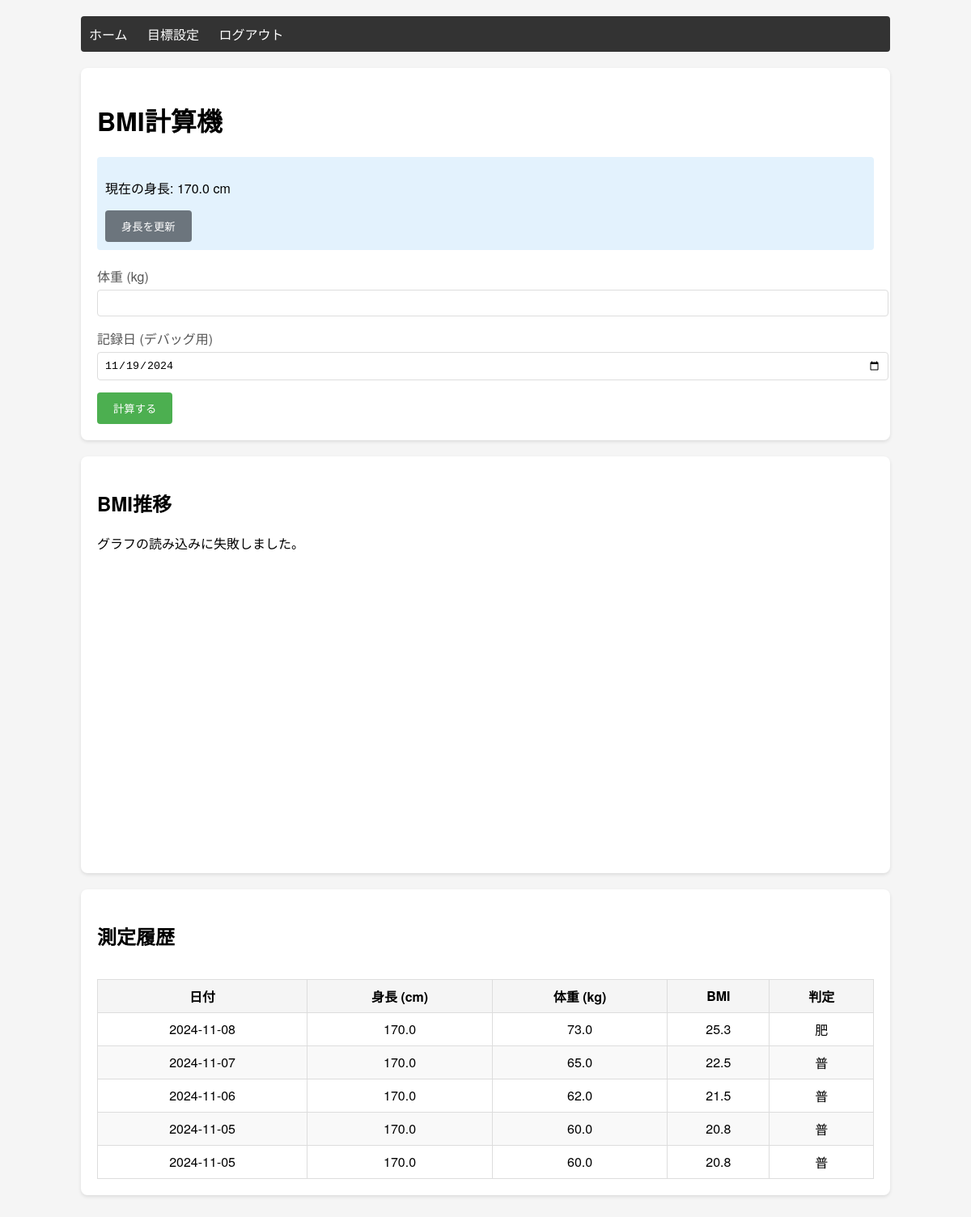
The app's page / (signed in) with its own data.
### models.py (models this page shows, shortened)
class User(UserMixin, db.Model):
    __tablename__ = 'user'
    id = db.Column(db.Integer, primary_key=True)
    username = db.Column(db.String(80), unique=True, nullable=False)
    password_hash = db.Column(db.String(120), nullable=False)
    height = db.Column(db.Float, nullable=True)
    bmi_records = db.relationship('BMIRecord', backref='user', lazy=True)
    bmi_goal = db.relationship('BMIGoal', backref='user', uselist=False)

class BMIRecord(db.Model):
    __tablename__ = 'bmi_record'
    id = db.Column(db.Integer, primary_key=True)
    user_id = db.Column(db.Integer, db.ForeignKey('user.id'), nullable=False)
    weight = db.Column(db.Float, nullable=False)
    height = db.Column(db.Float, nullable=False)
    bmi = db.Column(db.Float, nullable=False)
    date = db.Column(db.DateTime, nullable=False, default=datetime.utcnow)

### routes.py (the view, shortened to what this page needs)
@app.route('/', methods=['GET', 'POST'])
@login_required
def index():
    today = datetime.now()
    def template_get_bmi_status(bmi):
        status, _ = get_bmi_status(bmi)
        return status
    return render_template('index.html',
                         records=current_user.bmi_records,
                         goal=current_user.bmi_goal,
                         today=today,
                         get_bmi_status=template_get_bmi_status)

### app.py (called while the page is built)
@login_manager.user_loader
def load_user(user_id):
    return User.query.get(int(user_id))

### routes.py (called while the page is built)
def get_bmi_status(bmi):
    if bmi < 18.5:
        return "低体重", "健康的な体重を維持するため、バランスの取れた食事を心がけましょう。"
    elif 18.5 <= bmi < 25:
        return "普通体重", "健康的な体格です。この状態を維持しましょう。"
    elif 25 <= bmi < 30:
        return "肥満（1度）", "適度な運動と食事制限で改善を目指しましょう。"
    elif 30 <= bmi < 35:
        return "肥満（2度）", "専門家に相談し、生活習慣の改善を検討しましょう。"
    else:
        return "肥満（3度）", "健康リスクが高いため、医師に相談することをお勧めします。"

### templates/index.html (shortened to what this page needs)
{% extends "base.html" %}
{% block content %}
<div class="container">
    <h1>BMI計算機</h1>
    {% if not current_user.height %}
    <div class="alert alert-info">
        初回利用時は身長の入力が必要です。
    </div>
    {% else %}
    <div class="current-height">
        <p>現在の身長: {{ (current_user.height * 100)|round(1) }} cm</p>
        <button onclick="toggleHeightUpdate()" class="btn-secondary">身長を更新</button>
    </div>
    {% endif %}
    <form method="POST" class="mt-4">
        <div class="form-group">
            <label for="weight">体重 (kg)</label>
            <input type="number" id="weight" name="weight" step="0.1" required>
        </div>
        <div class="form-group">
            <label for="record_date">記録日 (デバッグ用)</label>
            <input type="date" id="record_date" name="record_date"
                   value="{{ today.strftime('%Y-%m-%d') if today }}">
        </div>
        <button type="submit">計算する</button>
    </form>
</div>
<div class="container">
    <h2>BMI推移</h2>
    <div id="bmi-chart" style="width: 100%; height: 400px;"></div>
</div>
<div class="container">
    <h2>測定履歴</h2>
    <div class="table-responsive">
        <table class="history-table">
            <thead>
                <tr>
                    <th>日付</th>
                    <th>身長 (cm)</th>
                    <th>体重 (kg)</th>
                    <th>BMI</th>
                    <th>判定</th>
                </tr>
            </thead>
            <tbody>
                {% for record in records|sort(attribute='date', reverse=True) %}
                <tr>
                    <td>{{ record.date.strftime('%Y-%m-%d') }}</td>
                    <td>{{ (record.height * 100)|round(1) }}</td>
                    <td>{{ record.weight|round(1) }}</td>
                    <td>{{ record.bmi|round(1) }}</td>
                    <td>{{ get_bmi_status(record.bmi)[0] }}</td>
                </tr>
                {% endfor %}
            </tbody>
        </table>
    </div>
</div>
{% endblock %}

### templates/base.html (style rules this page uses)
body { font-family: 'Helvetica Neue', Arial, sans-serif; max-width: 1000px; margin: 0 auto; padding: 20px; background-color: #f5f5f5; }
.container { background-color: white; padding: 20px; border-radius: 8px; box-shadow: 0 2px 4px rgba(0,0,0,0.1); margin-bottom: 20px; }
.form-group { margin-bottom: 15px; }
label { display: block; margin-bottom: 5px; color: #555; }
input { width: 100%; padding: 8px; border: 1px solid #ddd; border-radius: 4px; }
button { background-color: #4CAF50; color: white; padding: 10px 20px; border: none; border-radius: 4px; cursor: pointer; }
.current-height { margin-bottom: 20px; padding: 10px; background-color: #e3f2fd; border-radius: 4px; }
.btn-secondary { background-color: #6c757d; }
.mt-4 { margin-top: 20px; }

### templates/index.html (style rules this page uses)
.history-table { width: 100%; border-collapse: collapse; margin-top: 1rem; }
.history-table th, .history-table td { padding: 8px; border: 1px solid #ddd; text-align: center; }
.history-table th { background-color: #f5f5f5; font-weight: bold; }
.history-table tr:nth-child(even) { background-color: #f9f9f9; }
.table-responsive { overflow-x: auto; }

### records on screen
User: (current_user.height*100)|round(1) "170.0"
BMIRecord: date "2024-11-08", (record.height*100)|round(1) "170.0", weight "73.0", bmi "25.3", bmi "肥"
BMIRecord: date "2024-11-07", (record.height*100)|round(1) "170.0", weight "65.0", bmi "22.5", bmi "普"
BMIRecord: date "2024-11-06", (record.height*100)|round(1) "170.0", weight "62.0", bmi "21.5", bmi "普"
BMIRecord: date "2024-11-05", (record.height*100)|round(1) "170.0", weight "60.0", bmi "20.8", bmi "普"
BMIRecord: date "2024-11-05", (record.height*100)|round(1) "170.0", weight "60.0", bmi "20.8", bmi "普"
